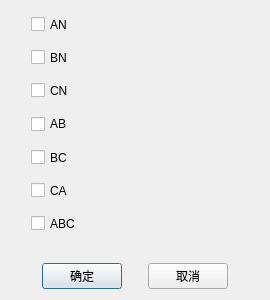
<?xml version="1.0" encoding="UTF-8"?>
<ui version="4.0">
 <class>QDistanceSearchQuickAddMultDlg</class>
 <widget class="QDialog" name="QDistanceSearchQuickAddMultDlg">
  <property name="geometry">
   <rect>
    <x>0</x>
    <y>0</y>
    <width>270</width>
    <height>300</height>
   </rect>
  </property>
  <property name="windowTitle">
   <string>快速添加</string>
  </property>
  <layout class="QHBoxLayout" name="horizontalLayout">
   <item>
    <layout class="QVBoxLayout" name="verticalLayout">
     <item>
      <layout class="QGridLayout" name="gridLayout">
       <property name="leftMargin">
        <number>20</number>
       </property>
       <item row="0" column="0">
        <widget class="QCheckBox" name="m_cbAN">
         <property name="sizePolicy">
          <sizepolicy hsizetype="Preferred" vsizetype="Expanding">
           <horstretch>0</horstretch>
           <verstretch>0</verstretch>
          </sizepolicy>
         </property>
         <property name="text">
          <string>AN</string>
         </property>
        </widget>
       </item>
       <item row="2" column="0">
        <widget class="QCheckBox" name="m_cbCN">
         <property name="sizePolicy">
          <sizepolicy hsizetype="Preferred" vsizetype="Expanding">
           <horstretch>0</horstretch>
           <verstretch>0</verstretch>
          </sizepolicy>
         </property>
         <property name="text">
          <string>CN</string>
         </property>
        </widget>
       </item>
       <item row="3" column="0">
        <widget class="QCheckBox" name="m_cbAB">
         <property name="sizePolicy">
          <sizepolicy hsizetype="Preferred" vsizetype="Expanding">
           <horstretch>0</horstretch>
           <verstretch>0</verstretch>
          </sizepolicy>
         </property>
         <property name="text">
          <string>AB</string>
         </property>
        </widget>
       </item>
       <item row="1" column="0">
        <widget class="QCheckBox" name="m_cbBN">
         <property name="sizePolicy">
          <sizepolicy hsizetype="Preferred" vsizetype="Expanding">
           <horstretch>0</horstretch>
           <verstretch>0</verstretch>
          </sizepolicy>
         </property>
         <property name="text">
          <string>BN</string>
         </property>
        </widget>
       </item>
       <item row="4" column="0">
        <widget class="QCheckBox" name="m_cbBC">
         <property name="sizePolicy">
          <sizepolicy hsizetype="Preferred" vsizetype="Expanding">
           <horstretch>0</horstretch>
           <verstretch>0</verstretch>
          </sizepolicy>
         </property>
         <property name="text">
          <string>BC</string>
         </property>
        </widget>
       </item>
       <item row="6" column="0">
        <widget class="QCheckBox" name="m_cbABC">
         <property name="sizePolicy">
          <sizepolicy hsizetype="Preferred" vsizetype="Expanding">
           <horstretch>0</horstretch>
           <verstretch>0</verstretch>
          </sizepolicy>
         </property>
         <property name="text">
          <string>ABC</string>
         </property>
        </widget>
       </item>
       <item row="5" column="0">
        <widget class="QCheckBox" name="m_cbCA">
         <property name="sizePolicy">
          <sizepolicy hsizetype="Preferred" vsizetype="Expanding">
           <horstretch>0</horstretch>
           <verstretch>0</verstretch>
          </sizepolicy>
         </property>
         <property name="text">
          <string>CA</string>
         </property>
        </widget>
       </item>
       <item row="7" column="0">
        <spacer name="horizontalSpacer">
         <property name="orientation">
          <enum>Qt::Horizontal</enum>
         </property>
         <property name="sizeHint" stdset="0">
          <size>
           <width>40</width>
           <height>20</height>
          </size>
         </property>
        </spacer>
       </item>
      </layout>
     </item>
     <item>
      <layout class="QHBoxLayout" name="horizontalLayout_2">
       <item>
        <spacer name="horizontalSpacer_2">
         <property name="orientation">
          <enum>Qt::Horizontal</enum>
         </property>
         <property name="sizeHint" stdset="0">
          <size>
           <width>40</width>
           <height>20</height>
          </size>
         </property>
        </spacer>
       </item>
       <item>
        <widget class="QPushButton" name="m_btnOk">
         <property name="sizePolicy">
          <sizepolicy hsizetype="Fixed" vsizetype="Fixed">
           <horstretch>0</horstretch>
           <verstretch>0</verstretch>
          </sizepolicy>
         </property>
         <property name="text">
          <string>确定</string>
         </property>
        </widget>
       </item>
       <item>
        <spacer name="horizontalSpacer_4">
         <property name="orientation">
          <enum>Qt::Horizontal</enum>
         </property>
         <property name="sizeType">
          <enum>QSizePolicy::Fixed</enum>
         </property>
         <property name="sizeHint" stdset="0">
          <size>
           <width>20</width>
           <height>20</height>
          </size>
         </property>
        </spacer>
       </item>
       <item>
        <widget class="QPushButton" name="m_btnCancel">
         <property name="sizePolicy">
          <sizepolicy hsizetype="Fixed" vsizetype="Fixed">
           <horstretch>0</horstretch>
           <verstretch>0</verstretch>
          </sizepolicy>
         </property>
         <property name="text">
          <string>取消</string>
         </property>
        </widget>
       </item>
       <item>
        <spacer name="horizontalSpacer_3">
         <property name="orientation">
          <enum>Qt::Horizontal</enum>
         </property>
         <property name="sizeHint" stdset="0">
          <size>
           <width>40</width>
           <height>20</height>
          </size>
         </property>
        </spacer>
       </item>
      </layout>
     </item>
    </layout>
   </item>
  </layout>
 </widget>
 <resources/>
 <connections/>
</ui>
